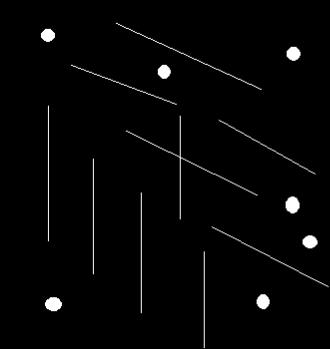
//> input picture recognizeLineAndCircle/bin/hello.jpg, 330 x 349 px
$ ./main   (built with g++ and OpenCV 4)
//> lines starting //> are read from the running program, lines starting //| are printed output that depends on the picture; after the words box and inside, x2 and y2 are one past the last pixel; in counts of white or black regions, pixels touching at a corner belong together
### recognizeLineAndCircle/recognizeLineAndCircle/lineDetect.h
#ifndef  LINE_DETECT
#define LINE_DETECT
#include <iostream>
#include "../3rdparty/include/opencv.hpp"
#include<math.h>
using namespace std;
using namespace cv;

class HoughLineDetect
{
public:
	HoughLineDetect(Mat image, int houghSpace = 500, float thr = 0.5);
	~HoughLineDetect();
	void detectLine();

	private:
	Mat srcImage;
	int width;
	int height;
	int centerX;
	int centerY;
	int hough_space;
	float hough_interval;
	float threshold;
	int max;
	int max_length ;
	int **hough_2d;//[500][max] = {0};

};
#endif

### recognizeLineAndCircle/recognizeLineAndCircle/lineDetect.cpp
#include "lineDetect.h"

HoughLineDetect::HoughLineDetect(Mat image, int houghSpace, float thr)
{
	srcImage = image;
	width = image.cols;
	height = image.rows;
	centerX = width / 2;
	centerY = height / 2;
	hough_space = houghSpace;

	hough_interval = 2*3.1415926/hough_space;
	//double threshold = 0.5;//调整阈值可以达到检测的线条数目
	threshold = thr;
	max = MAX(width, height);
	max_length = (int)(sqrt(2.0) * max);

	hough_2d = new int *[hough_space];
	for (int i =0;i<hough_space;i++)
	{
		hough_2d[i] = new int[2*max_length];//max and -max
		for (int j = 0;j<2*max_length;j++)
		{
			hough_2d[i][j] = 0;
		}
	}
	//for (int i = 0;i < hough_space;i++)
	//{

	//}
}
HoughLineDetect::~HoughLineDetect()
{
	//释放hough_2d
	for (int i = 0; i< hough_space; i++)
	{
		delete[] hough_2d[i];
	}
	delete[] hough_2d;
}
void HoughLineDetect::detectLine()
{
	for (int row = 0 ;row < srcImage.rows; row++)
	{
		for (int col = 0; col < srcImage.cols; col++)
		{
			int p = srcImage.at<uchar>(row,col) & 0xff;
			if(p == 0) continue; // which means background color
			for(int theta=0; theta < hough_space; theta++ )
			{
				//max = (int)((col - centerX) * cos(cell * hough_interval)
				//	+ (row - centerY) * sin(cell * hough_interval));
				//max += max_length;
				//为了让二维数组hough_2d的第二维可以从0变化到2*max_length,所以设置让col和row都
				//减去了width和height的1/2.
				int r = (int)((col - centerX) * cos(theta * hough_interval)
					+ (row - centerY) * sin(theta * hough_interval));
				r += max_length/2;   // start from zero, not (-max_length)

				if (r < 0 || (r >= 2 * max_length))
				{
					continue;
				}
				hough_2d[theta][r] +=1;
			}
		}
	}

	// find the max hough value
	int max_hough = 0;
	for(int i=0; i<hough_space; i++)
	{
		for(int j=0; j<2*max_length; j++)
		{
			if(hough_2d[i][j] > max_hough)
			{
				max_hough = hough_2d[i][j];
			}
		}
	}

	// transfer back to image pixels space from hough parameter space
	int hough_threshold = (int)(threshold * max_hough);

	for(int theta = 0; theta < hough_space; theta++)
	{
		for(int r = 0; r < 2*max_length; r++)
		{
			if(hough_2d[theta][r] < hough_threshold) // discard it
				continue;
			int hough_value = hough_2d[theta][r];
			bool isLine = true;
			for(int i=-1; i<2; i++)
			{//为了补偿sqrt(2.0)带来的max_length向下取整导致的误差
				for(int j=-1; j<2; j++)
				{
					if(i != 0 || j != 0)
					{
						int yf = theta + i;
						int xf = r + j;
						if(xf < 0) continue;
						if(xf < 2*max_length)
						{
							if (yf < 0)
							{
								yf += hough_space;
							}
							if (yf >= hough_space)
							{
								yf -= hough_space;
							}
							if(hough_2d[yf][xf] <= hough_value)
							{
								continue;
							}
							isLine = false;
							break;
						}
					}
				}
			}
			if(!isLine) continue;

			// transform back to pixel data now...
			double siny = sin(theta * hough_interval);
			double cosx = cos(theta * hough_interval);
			if ((theta <= hough_space / 4) || (theta >= 3 * hough_space / 4))
			{
				for (int subrow = 0; subrow < height; ++subrow)
				{
					int subcol = (int)((r - max_length/2 - ((subrow - centerY) * siny)) / cosx) + centerX;
					if ((subcol < width) && (subcol >= 0))
					{
						srcImage.at<uchar>(subrow,subcol)= 255;
					}
				}
			}
			else
			{
				for (int subcol = 0; subcol < width; ++subcol)
				{
					int subrow = (int)((r - max_length/2 - ((subcol - centerX) * cosx)) / siny) + centerY;
					if ((subrow < height) && (subrow >= 0))
					{
						srcImage.at<uchar>(subrow,subcol) = 255;
					}
				}
			}
		}
	}
}

### recognizeLineAndCircle/recognizeLineAndCircle/main.cpp
#include "lineDetect.h"

#pragma comment(lib, "opencv_highgui249d.lib")
#pragma comment(lib, "opencv_imgproc249d.lib")
#pragma comment(lib, "opencv_core249d.lib")
#pragma comment(lib, "opencv_highgui249.lib")
#pragma comment(lib, "opencv_imgproc249.lib")
#pragma comment(lib, "opencv_core249.lib")
int main(int argc, char** argv)
{
	const char* filename = argc >= 2 ? argv[1] : "hello.jpg";
	Mat src = imread(filename,0);
//> src is the input picture: 349 rows x 330 cols, CV_8UC1; min 0, max 255, mean 5.2
	if(src.empty())
	{
		cout << "can not open " << filename << endl;
		return -1;
	}
	Mat dst, cdst;
	Canny(src, dst, 50, 200, 3);
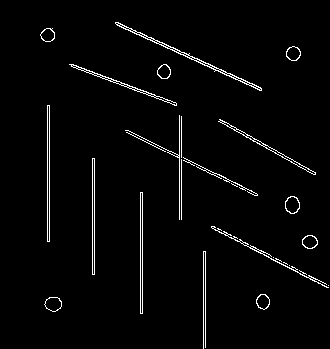
//> dst: 349 rows x 330 cols, CV_8UC1; 2.6% white in thin lines or dots, all inside (x1, y1, x2, y2) = (40, 22, 329, 349)
	namedWindow("hello1");
	imshow("hello1",dst);
	//cvtColor(dst, cdst, CV_GRAY2BGR);
	HoughLineDetect lineDetect(dst,100,0.5) ;
	lineDetect.detectLine();
//> after the loop in detectLine, `for(int i=0; i<hough_space; i++)`: max_hough = 142
//> in detectLine, `int hough_threshold = (int)(threshold * max_hough);`: hough_threshold = 71
//> after the loop in detectLine, `for(int theta = 0; theta < hough_space; theta++)`:
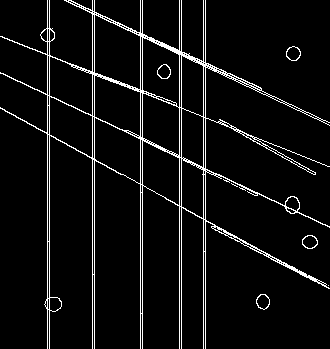
//> srcImage: 349 rows x 330 cols, CV_8UC1; 5.9% white in thin lines or dots

	namedWindow("hello");
	imshow("hello",dst);

	waitKey(0);
	return 0;
}
